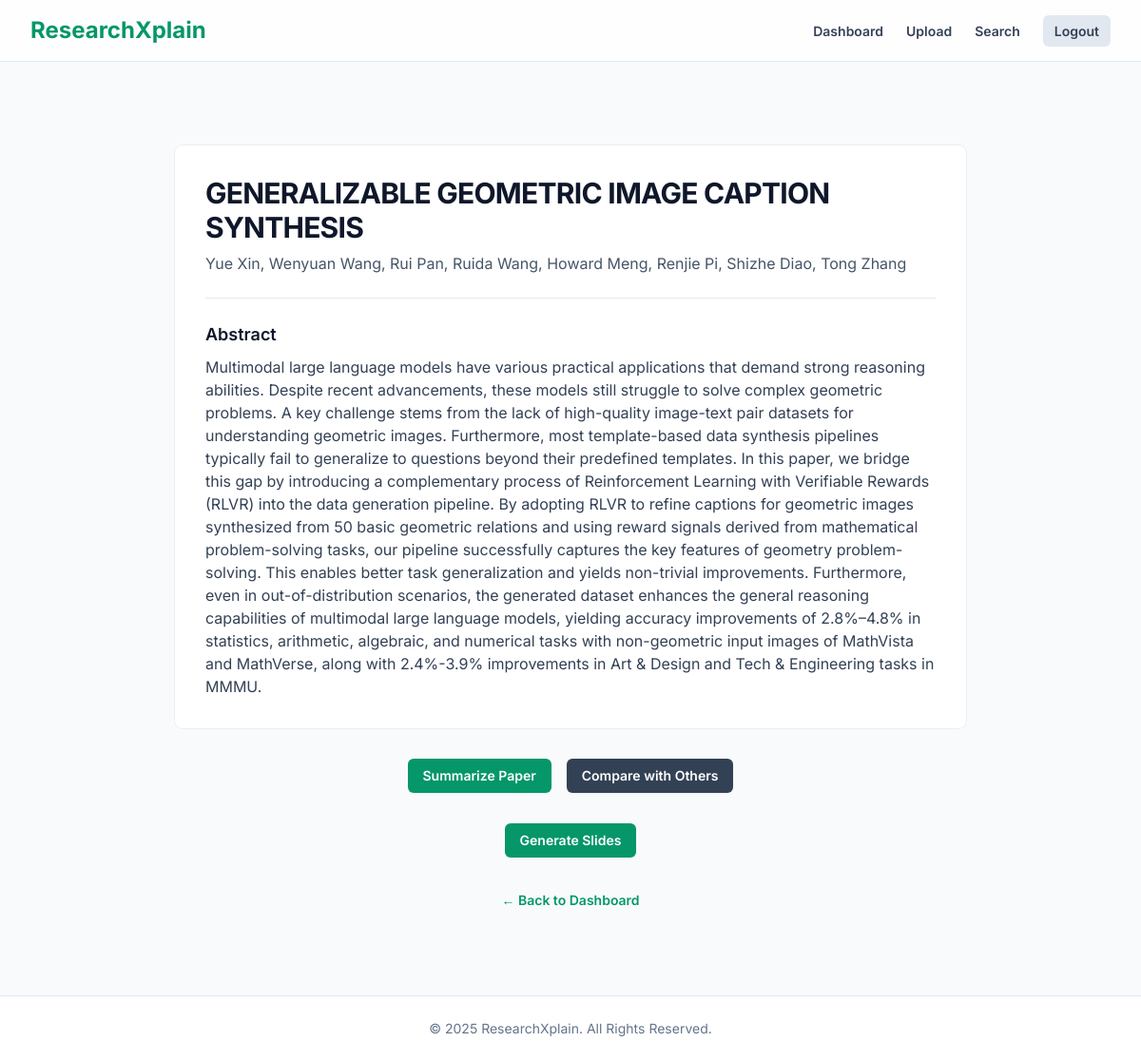
The app's page /paper/22/ (signed in) with its own data.
### app/models.py (models this page shows, shortened)
class ResearchPaper(models.Model):
    user = models.ForeignKey(User, on_delete=models.CASCADE, related_name="papers")
    title = models.CharField(max_length=500)
    authors = models.TextField(blank=True, null=True)
    abstract = models.TextField(blank=True, null=True)
    pdf_file = models.FileField(upload_to="papers/")
    extracted_text = models.TextField(blank=True, null=True)
    metadata_json = models.JSONField(blank=True, null=True)  # raw parsed metadata
    uploaded_at = models.DateTimeField(auto_now_add=True)

### app/views.py (the view)
# urls.py: path("paper/<int:paper_id>/", views.paper_detail_view, name="paper_detail"),
@login_required
def paper_detail_view(request, paper_id):
    paper = get_object_or_404(ResearchPaper, id=paper_id, user=request.user)
    summary = getattr(paper, "summary", None)
    return render(request, "paper_detail.html", {"paper": paper, "summary": summary})

### templates/paper_detail.html (shortened to what this page needs)
{% extends 'base.html' %}
{% block content %}
<div class="max-w-4xl mx-auto py-12 px-4 sm:px-6 lg:px-8">
    <div class="bg-white dark:bg-slate-900/70 rounded-lg p-6 sm:p-8 ring-1 ring-slate-900/5 dark:ring-white/10">
        <div class="pb-6 border-b border-slate-200 dark:border-slate-800">
            <h1 class="text-2xl font-bold tracking-tight text-slate-900 dark:text-slate-100 sm:text-3xl">{{ paper.title }}</h1>
            <p class="mt-2 text-md leading-6 text-slate-600 dark:text-slate-400">{{ paper.authors }}</p>
        </div>
        <div class="mt-6">
            <h2 class="text-lg font-semibold text-slate-900 dark:text-slate-100 mb-2">Abstract</h2>
            <div class="prose prose-slate dark:prose-invert max-w-none">
                <p>{{ paper.abstract }}</p>
            </div>
        </div>
    </div>
    <div class="mt-8 flex flex-col sm:flex-row items-center justify-center gap-4">
        <a href="{% url 'summarize_paper' paper.id %}" class="w-full sm:w-auto flex justify-center rounded-md bg-emerald-600 px-4 py-2 text-sm font-semibold text-white shadow-sm hover:bg-emerald-500 focus-visible:outline focus-visible:outline-2 focus-visible:outline-offset-2 focus-visible:outline-emerald-600 transition-colors">
            Summarize Paper
        </a>
        <a href="{% url 'select_comparison_papers' paper.id %}" class="w-full sm:w-auto flex justify-center rounded-md bg-slate-700 px-4 py-2 text-sm font-semibold text-white shadow-sm hover:bg-slate-600 focus-visible:outline focus-visible:outline-2 focus-visible:outline-offset-2 focus-visible:outline-slate-700 transition-colors">
            Compare with Others
        </a>
    </div>
    <div class="mt-8 flex flex-col sm:flex-row items-center justify-center gap-4">
        <a href="/slides/{{paper.id}}" class="w-full sm:w-auto flex justify-center rounded-md bg-emerald-600 px-4 py-2 text-sm font-semibold text-white shadow-sm hover:bg-emerald-500 focus-visible:outline focus-visible:outline-2 focus-visible:outline-offset-2 focus-visible:outline-emerald-600 transition-colors">
        Generate Slides
        </a>
    </div>
    <div class="mt-8 text-center">
        <a href="{% url 'dashboard' %}" class="text-sm font-semibold leading-6 text-emerald-600 hover:text-emerald-500 dark:text-emerald-500 dark:hover:text-emerald-400">
            <span aria-hidden="true">←</span> Back to Dashboard
        </a>
    </div>
</div>
{% endblock %}

### templates/base.html (style rules this page uses)
body { font-family: 'Inter', sans-serif; -webkit-font-smoothing: antialiased; -moz-osx-font-smoothing: grayscale; }
body, header, main, footer { transition: background-color 0.3s ease-in-out, color 0.3s ease-in-out; }

### records on screen
ResearchPaper: title "GENERALIZABLE GEOMETRIC IMAGE CAPTION SYNTHESIS", authors "Yue Xin, Wenyuan Wang, Rui Pan, Ruida Wang, Howard Meng, Renjie Pi, Shizhe Diao, Tong Zhang", abstract "Multimodal large language models have various practical applications that demand strong reasoning abilities. Despite recent advancements, these models still struggle to solve complex geometric problems. A key challenge stems from the lack of high-quality image-text pair datasets for understanding geometric images. Furthermore, most template-based data synthesis pipelines typically fail to generalize to questions beyond their predefined templates. In this paper, we bridge this gap by introducing a complementary process of Reinforcement Learning with Verifiable Rewards (RLVR) into the data generation pipeline. By adopting RLVR to refine captions for geometric images synthesized from 50 basic…"
